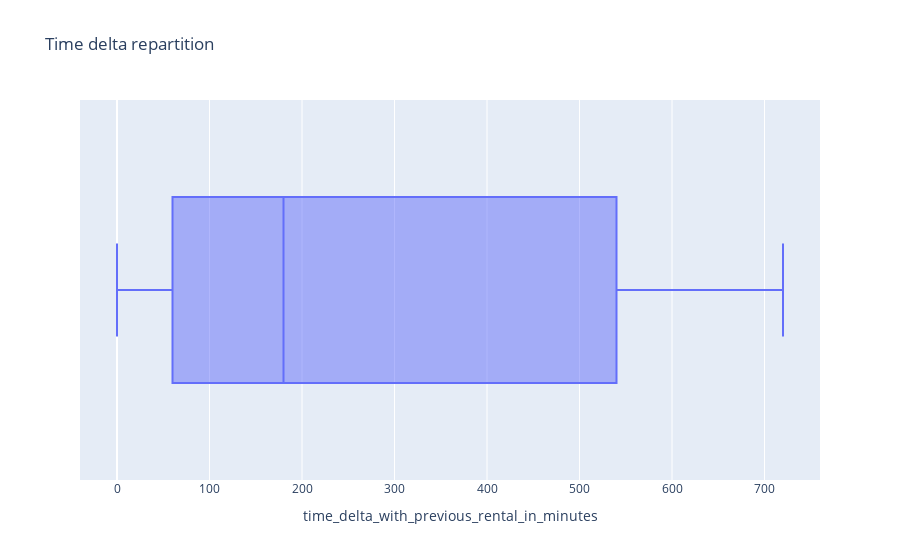

Notebook source saved alongside this figure:
### Markdown cell above
Mean delay: With an average delay of around 9 minutes, it suggests that, overall, delays in the vehicle checkout process tend to be moderate, indicating an average delay of approximately 10 minutes.

Median delay: The median delay of 7 minutes indicates that half of all delays in the checkout process are 8 minutes or less, suggesting that most delays are relatively short.

### Code cell
fig = px.box(df_delay, x="time_delta_with_previous_rental_in_minutes", title='Time delta repartition')
fig.show()

### Figure 1 — Plotly figure (JSON) as saved in the notebook; plotly's stock layout.template omitted (floating-point values rounded to 4 significant figures; data arrays with more than 128 entries replaced by an {"elided": "..."} marker saying what was removed)
{"data": [{"alignmentgroup": "True", "hovertemplate": "time_delta_with_previous_rental_in_minutes=%{x}<extra></extra>", "legendgroup": "", "marker": {"color": "#636efa"}, "name": "", "notched": false, "offsetgroup": "", "orientation": "h", "showlegend": false, "type": "box", "x": {"elided": "13916 int values"}, "x0": " ", "xaxis": "x", "y0": " ", "yaxis": "y"}], "layout": {"boxmode": "group", "legend": {"tracegroupgap": 0}, "title": {"text": "Time delta repartition"}, "xaxis": {"anchor": "y", "domain": [0, 1], "title": {"text": "time_delta_with_previous_rental_in_minutes"}}, "yaxis": {"anchor": "x", "domain": [0, 1]}}}
